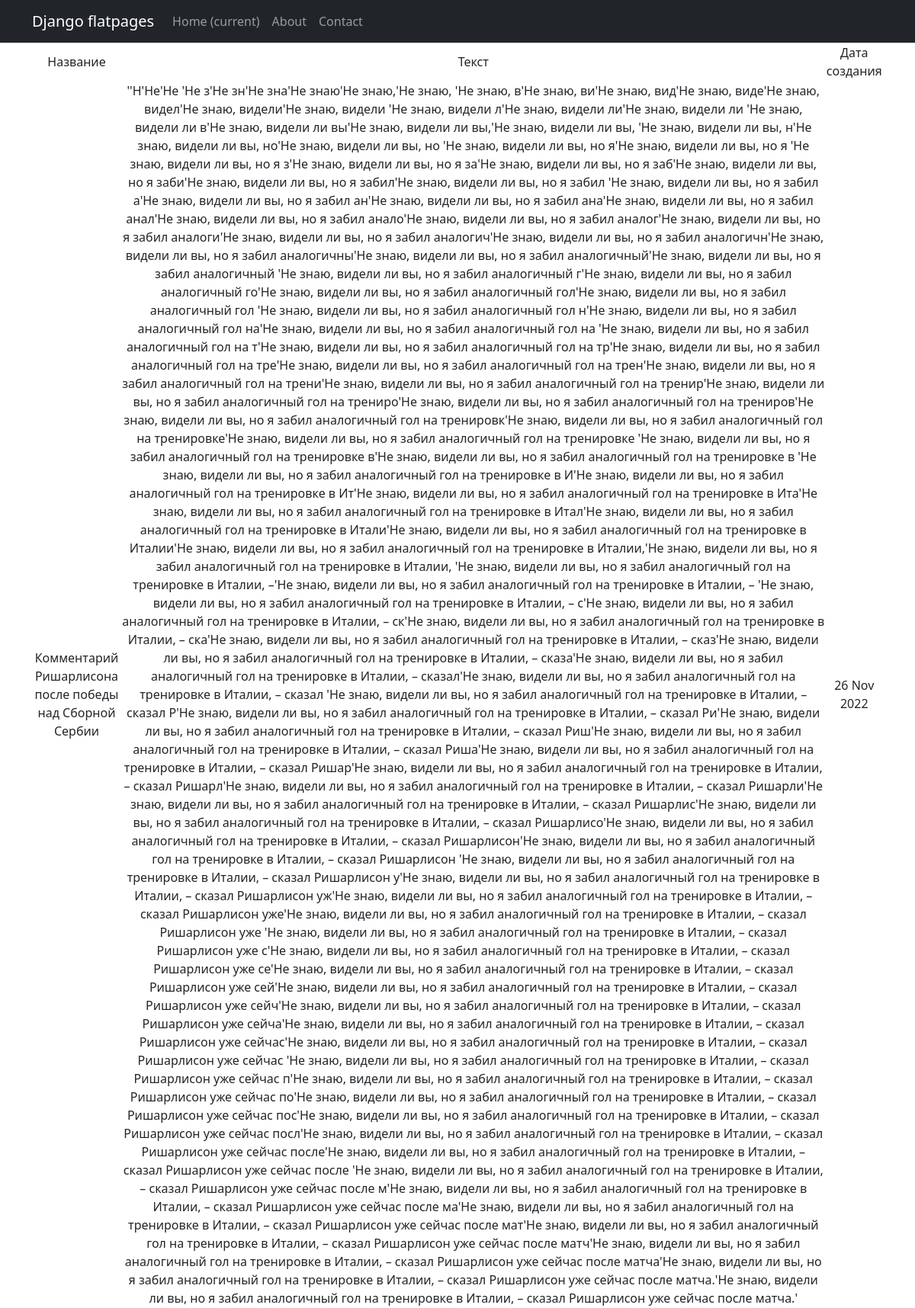
Screenshot of /news/1 with the database file from the repository.
### news/models.py (models this page shows, shortened)
class Post(models.Model):
    type_content = models.CharField(max_length=4,
                                    choices=Content_type.choices,
                                    default=Content_type.ARTICLE)
    article = models.CharField(max_length=255,
                               default="Тут может быть ваш заголовок")
    text_post = models.TextField()
    datetime_post = models.DateTimeField(auto_now_add=True)
    rating_post = models.IntegerField(default=0)
    author_rel = models.ForeignKey(Author, on_delete=models.CASCADE)
    category_rel = models.ManyToManyField(Category, through='PostCategory')

### news/views.py (the view)
# urls.py: path('<int:pk>', PostDetail.as_view())
class PostDetail(DetailView):
    model = Post
    template_name = 'post.html'
    context_object_name = 'paper'

### news/templatetags/custom_filters.py (called while the page is built)
@register.filter()
def censor(value: str):
    bad_word = ['drx', 'кибер']
    ln = len(bad_word)
    after_censor = ''
    string = ''
    model = "*"
    for i in value:
        string += i
        new_string = string.lower()
        word_ln = 0
        for j in bad_word:
            if new_string in j:
                word_ln += 1
        if new_string == j:
            after_censor += model + len(string)
            word_ln -= 1
            string = ''
        if word_ln == ln:
            after_censor += string
        if new_string != ' ' and new_string not in bad_word:
            after_censor += string
        elif new_string != ' ':
            after_censor += model + len(string)
    return f'{after_censor}'

### templates/post.html (shortened to what this page needs)
{% extends 'flatpages/default.html' %}
{% load custom_filters %}
{% load custom_tags %}
{% block content %}
<table>
    <tr>
        <td>Название</td>
        <td>Текст</td>
        <td>Дата создания</td>
    </tr>
    <tr>
        <td>{{ paper.article }}</td>
        <td>{{ paper.text_post|censor }}</td>
        <td>{{ paper.datetime_post|date:'d M Y' }}</td>
    </tr>
</table>
{% endblock content %}

### rows the page displays
Post: article "Комментарий Ришарлисона после победы над Сборной Сербии", text_post|censor "''Н'Не'Не 'Не з'Не зн'Не зна'Не знаю'Не знаю,'Не знаю, 'Не знаю, в'Не знаю, ви'Не знаю, вид'Не знаю, виде'Не знаю, видел'Не знаю, видели'Не знаю, видели 'Не знаю, видели л'Не знаю, видели ли'Не знаю, видели ли 'Не знаю, видели ли в'Не знаю, видели ли вы'Не знаю, видели ли вы,'Не знаю, видели ли вы, 'Не знаю, видели ли вы, н'Не знаю, видели ли вы, но'Не знаю, видели ли вы, но 'Не знаю, видели ли вы, но я'Не знаю, видели ли вы, но я 'Не знаю, видели ли вы, но я з'Не знаю, видели ли вы, но я за'Не знаю, видели ли вы, но я заб'Не знаю, видели ли вы, но я заби'Не знаю, видели ли вы, но я забил'Не знаю, видели ли вы, но я забил 'Не знаю, видели ли вы, но я забил а'Не знаю, видели ли вы, но я…", datetime_post "26 Nov 2022"
